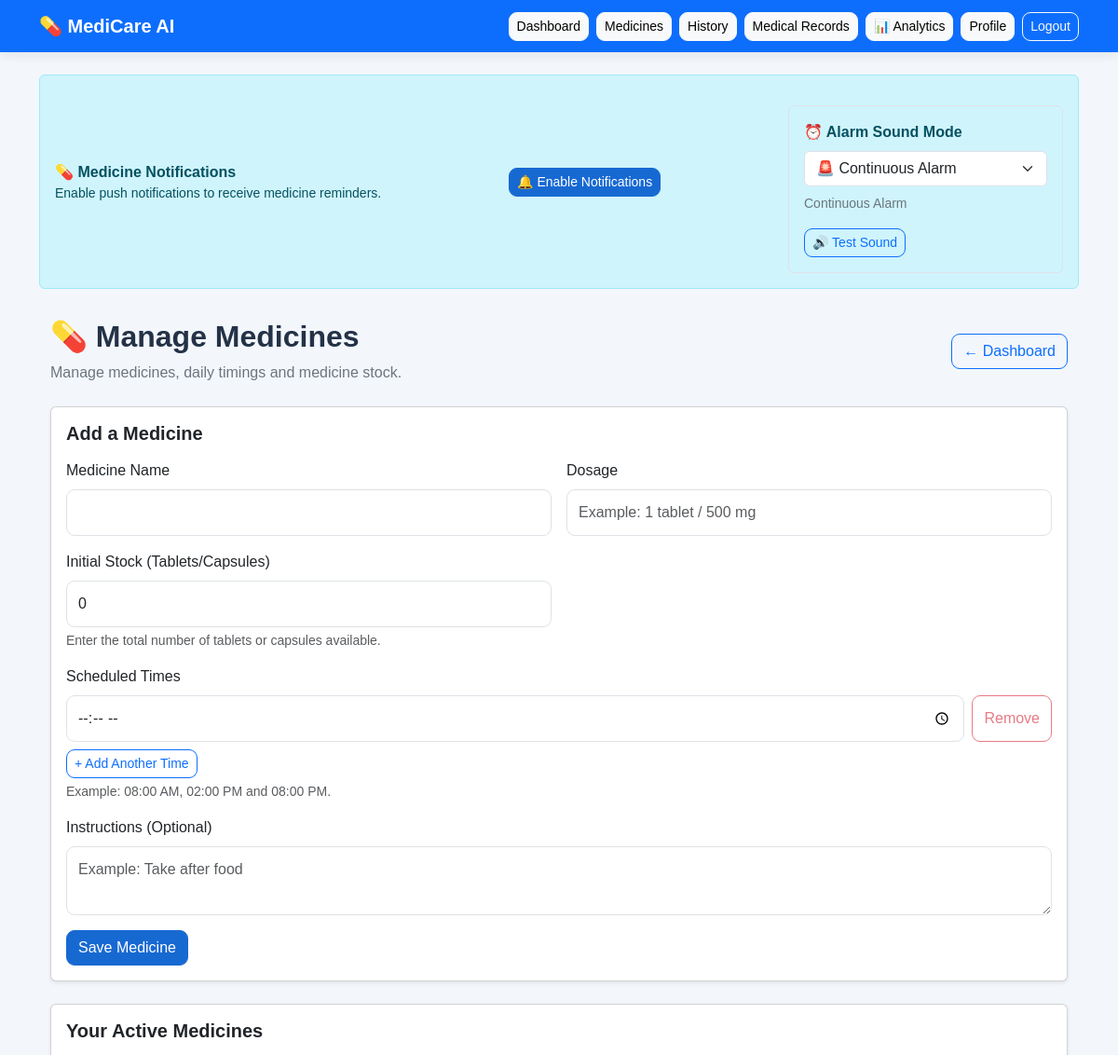
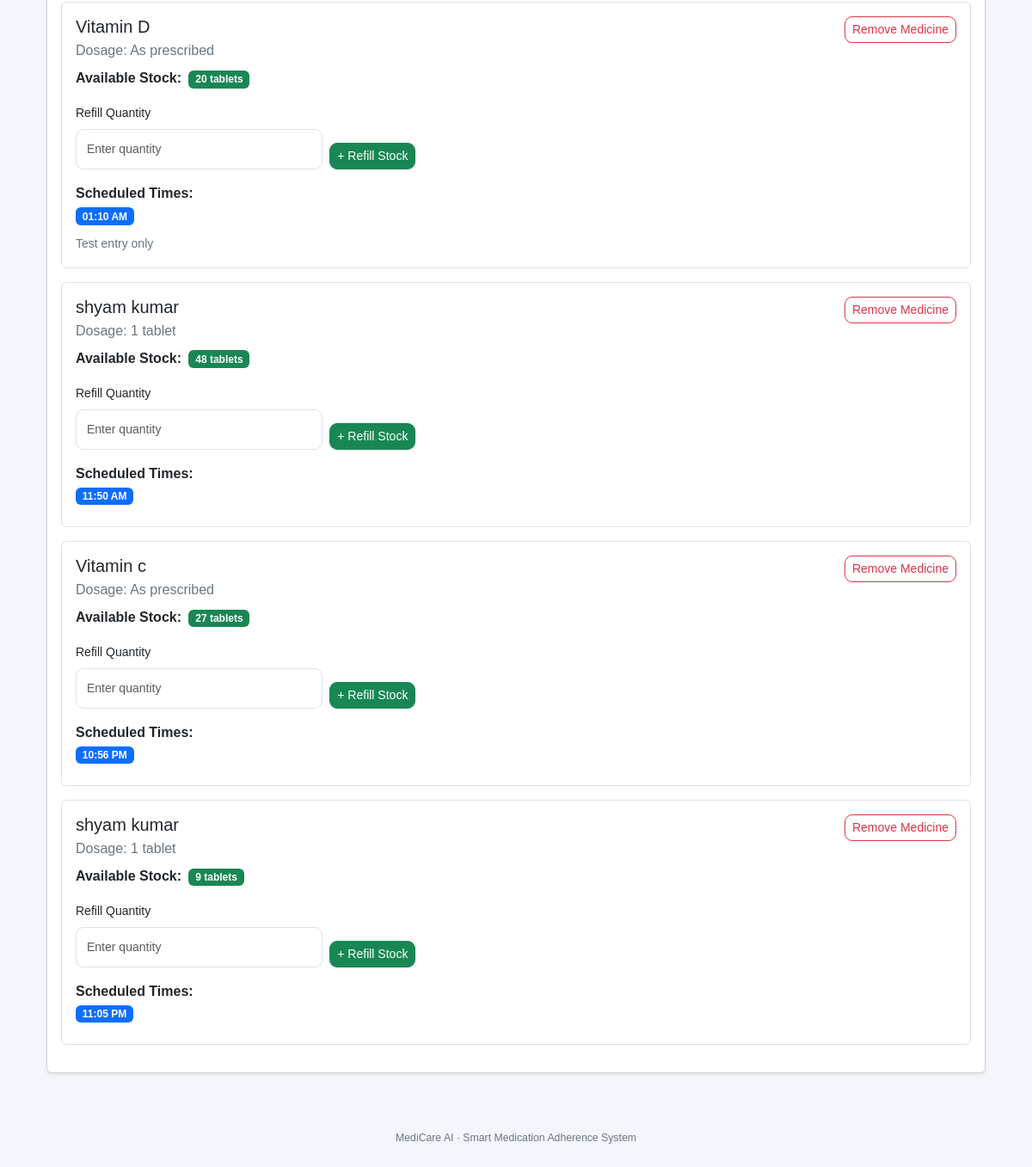
The page /medicines (signed in) on the database its author committed (2 pictures, top to bottom).
### app.py (models this page shows)
class Medicine(db.Model):
    id = db.Column(db.Integer, primary_key=True)
    name = db.Column(db.String(120), nullable=False)
    dosage = db.Column(db.String(100), nullable=False)
    scheduled_time = db.Column(db.String(5), nullable=False)
    instructions = db.Column(db.String(300))
    stock_quantity = db.Column(db.Integer, nullable=False, default=0)
    active = db.Column(db.Boolean, default=True, nullable=False)
    user_id = db.Column(
        db.Integer,
        db.ForeignKey("user.id"),
        nullable=False,
        index=True,
    )
    created_at = db.Column(db.DateTime, default=datetime.utcnow)
    dose_logs = db.relationship(
        "DoseLog",
        backref="medicine",
        lazy=True,
        cascade="all, delete-orphan",
    )
    schedules = db.relationship(
        "MedicineSchedule",
        backref="medicine",
        lazy=True,
        cascade="all, delete-orphan",
    )

class MedicineSchedule(db.Model):
    __tablename__ = "medicine_schedule"
    id = db.Column(db.Integer, primary_key=True)
    medicine_id = db.Column(
        db.Integer,
        db.ForeignKey("medicine.id"),
        nullable=False,
        index=True,
    )
    scheduled_time = db.Column(db.String(5), nullable=False)
    active = db.Column(db.Boolean, default=True, nullable=False)
    created_at = db.Column(db.DateTime, default=datetime.utcnow)
    events = db.relationship(
        "DoseEvent",
        backref="schedule",
        lazy=True,
        cascade="all, delete-orphan",
    )
    __table_args__ = (
        db.UniqueConstraint(
            "medicine_id",
            "scheduled_time",
            name="unique_medicine_schedule_time",
        ),
    )

### app.py (the view, shortened to what this page needs)
@app.route("/medicines", methods=["GET", "POST"])
@login_required
def medicines():
    mark_overdue_doses(current_user.id)
    medicine_list = Medicine.query.filter_by(
        user_id=current_user.id,
        active=True,
    ).order_by(Medicine.scheduled_time).all()
    for medicine in medicine_list:
        if not MedicineSchedule.query.filter_by(
            medicine_id=medicine.id
        ).first():
            db.session.add(
                MedicineSchedule(
                    medicine_id=medicine.id,
                    scheduled_time=medicine.scheduled_time,
                    active=True,
                )
            )
    db.session.commit()
    for medicine in medicine_list:
        medicine.schedule_list = MedicineSchedule.query.filter_by(
            medicine_id=medicine.id,
            active=True,
        ).order_by(MedicineSchedule.scheduled_time).all()
        medicine.display_time = time12(medicine.scheduled_time)
    return render_template(
        "medicines.html",
        medicines=medicine_list,
        log_by_medicine={},
    )

### app.py (called while the page is built)
@app.template_filter("time12")
def time12(value):
    if not value:
        return "Not set"
    try:
        return datetime.strptime(
            str(value), "%H:%M"
        ).strftime("%I:%M %p")
    except ValueError:
        return str(value)

@login_manager.user_loader
def load_user(user_id):
    try:
        return db.session.get(User, int(user_id))
    except (ValueError, TypeError):
        return None

### templates/medicines.html (shortened to what this page needs)
{% extends "base.html" %}
{% block content %}
<div class="container py-3">
    <div class="d-flex flex-wrap justify-content-between align-items-center mb-4">
        <div>
            <h2 class="fw-bold">💊 Manage Medicines</h2>
            <p class="text-secondary mb-0">
                Manage medicines, daily timings and medicine stock.
            </p>
        </div>
        <a href="{{ url_for('dashboard') }}" class="btn btn-outline-primary">
            ← Dashboard
        </a>
    </div>
    <div class="card shadow-sm mb-4">
        <div class="card-body">
            <h5 class="fw-bold mb-3">Add a Medicine</h5>
            <form method="POST" action="{{ url_for('medicines') }}">
                <div class="row g-3">
                    <div class="col-md-6">
                        <label for="name" class="form-label">
                            Medicine Name
                        </label>
                        <input type="text"
                               class="form-control"
                               id="name"
                               name="name"
                               maxlength="120"
                               required>
                    </div>
                    <div class="col-md-6">
                        <label for="dosage" class="form-label">
                            Dosage
                        </label>
                        <input type="text"
                               class="form-control"
                               id="dosage"
                               name="dosage"
                               placeholder="Example: 1 tablet / 500 mg"
                               maxlength="100"
                               required>
                    </div>
                    <div class="col-md-6">
                        <label for="stock_quantity" class="form-label">
                            Initial Stock (Tablets/Capsules)
                        </label>
                        <input type="number"
                               class="form-control"
                               id="stock_quantity"
                               name="stock_quantity"
                               min="0"
                               value="0"
                               required>
                        <div class="form-text">
                            Enter the total number of tablets or capsules available.
                        </div>
                    </div>
                    <div class="col-12">
                        <label class="form-label">Scheduled Times</label>
                        <div id="time-inputs">
                            <div class="d-flex gap-2 mb-2 time-row">
                                <input type="time"
                                       class="form-control"
                                       name="scheduled_times"
                                       required>
                                <button type="button"
                                        class="btn btn-outline-danger remove-time"
                                        disabled>
                                    Remove
                                </button>
                            </div>
                        </div>
                        <button type="button"
                                id="add-time"
                                class="btn btn-outline-primary btn-sm">
                            + Add Another Time
                        </button>
                        <div class="form-text">
                            Example: 08:00 AM, 02:00 PM and 08:00 PM.
                        </div>
                    </div>
                    <div class="col-12">
                        <label for="instructions" class="form-label">
                            Instructions (Optional)
                        </label>
                        <textarea class="form-control"
                                  id="instructions"
                                  name="instructions"
                                  maxlength="300"
                                  rows="2"
                                  placeholder="Example: Take after food"></textarea>
                    </div>
                    <div class="col-12">
                        <button type="submit" class="btn btn-primary">
                            Save Medicine
                        </button>
                    </div>
                </div>
            </form>
        </div>
    </div>
    <div class="card shadow-sm">
        <div class="card-body">
            <h5 class="fw-bold mb-3">Your Active Medicines</h5>
            {% if medicines %}
                {% for medicine in medicines %}
                    <div class="border rounded p-3 mb-3">
                        <div class="d-flex flex-wrap justify-content-between gap-3">
                            <div class="flex-grow-1">
                                <h5 class="mb-1">
                                    {{ medicine.name }}
                                </h5>
                                <p class="text-secondary mb-2">
                                    Dosage: {{ medicine.dosage }}
                                </p>
                                <div class="mb-3">
                                    <strong>Available Stock:</strong>
                                    {% if medicine.stock_quantity <= 5 %}
                                        <span class="badge text-bg-danger ms-1">
                                            {{ medicine.stock_quantity }} tablets left
                                        </span>
                                        <div class="text-danger small mt-1">
                                            ⚠️ Low stock! Please refill your medicine.
                                        </div>
                                    {% else %}
                                        <span class="badge text-bg-success ms-1">
                                            {{ medicine.stock_quantity }} tablets
                                        </span>
                                    {% endif %}
                                </div>
                                <form method="POST"
                                      action="{{ url_for('refill_medicine', medicine_id=medicine.id) }}"
                                      class="row g-2 align-items-end mb-3">
                                    <div class="col-sm-5 col-md-4">
                                        <label class="form-label small">
                                            Refill Quantity
                                        </label>
                                        <input type="number"
                                               name="refill_amount"
                                               class="form-control form-control-sm"
                                               min="1"
                                               placeholder="Enter quantity"
                                               required>
                                    </div>
                                    <div class="col-auto">
                                        <button type="submit"
                                                class="btn btn-success btn-sm">
                                            + Refill Stock
                                        </button>
                                    </div>
                                </form>
                                <p class="mb-2">
                                    <strong>Scheduled Times:</strong><br>
                                    {% for schedule in medicine.schedule_list %}
                                        <span class="badge text-bg-primary me-1 mt-1">
                                            {{ schedule.scheduled_time|time12 }}
                                        </span>
                                    {% endfor %}
                                </p>
                                {% if medicine.instructions %}
                                    <small class="text-secondary">
                                        {{ medicine.instructions }}
                                    </small>
                                {% endif %}
                            </div>
                            <div>
                                <form method="POST"
                                      action="{{ url_for('delete_medicine', medicine_id=medicine.id) }}"
                                      onsubmit="return confirm('Remove this medicine from your active schedule?');">
                                    <button type="submit"
                                            class="btn btn-outline-danger btn-sm">
                                        Remove Medicine
                                    </button>
                                </form>
                            </div>
                        </div>
                    </div>
                {% endfor %}
            {% endif %}
        </div>
    </div>
</div>
{% endblock %}

### templates/base.html (shortened to what this page needs)
<!DOCTYPE html>
<html lang="en">
<head>
    <link
        href="https://cdn.jsdelivr.net/npm/bootstrap@5.3.3/dist/css/bootstrap.min.css"
        rel="stylesheet"
    >
    <link
        rel="stylesheet"
        href="{{ url_for('static', filename='css/style.css') }}"
    >
</head>
<body>
<nav class="navbar navbar-expand-lg navbar-dark bg-primary">
    <div class="container">
        <a class="navbar-brand fw-bold" href="{{ url_for('home') }}">
            💊 MediCare AI
        </a>
        <div class="ms-auto d-flex flex-wrap gap-2">
            {% if current_user.is_authenticated %}
                <a class="btn btn-light btn-sm"
                   href="{{ url_for('dashboard') }}">
                    Dashboard
                </a>
                <a class="btn btn-light btn-sm"
                   href="{{ url_for('medicines') }}">
                    Medicines
                </a>
                <a class="btn btn-light btn-sm"
                   href="{{ url_for('medicine_history') }}">
                    History
                </a>
                <a class="btn btn-light btn-sm"
                   href="{{ url_for('medical_records') }}">
                    Medical Records
                </a>
                <a class="btn btn-light btn-sm"
                   href="{{ url_for('analytics') }}">
                    📊 Analytics
                </a>
                <a class="btn btn-light btn-sm"
                   href="{{ url_for('profile') }}">
                    Profile
                </a>
                <form action="{{ url_for('logout') }}" method="POST">
                    <button class="btn btn-outline-light btn-sm" type="submit">
                        Logout
                    </button>
                </form>
            {% endif %}
        </div>
    </div>
</nav>
<main class="container py-4">
    {% if current_user.is_authenticated %}
        <div class="alert alert-info d-flex flex-wrap justify-content-between align-items-center gap-2">
            <div>
                <strong>💊 Medicine Notifications</strong>
                <div class="small">
                    Enable push notifications to receive medicine reminders.
                </div>
            </div>
            <button type="button"
                    id="enable-notifications"
                    class="btn btn-primary btn-sm">
                🔔 Enable Notifications
            </button>
        </div>
    {% endif %}
    {% block content %}{% endblock %}
</main>
<footer class="text-center text-secondary py-4">
    <small>MediCare AI · Smart Medication Adherence System</small>
</footer>
</body>
</html>

### static/css/style.css (style rules this page uses)
body { background: #f3f7fc; min-height: 100vh; font-family: Arial, sans-serif; color: #243247; }
.navbar { box-shadow: 0 3px 12px rgba(0, 0, 0, 0.08); }
.form-control { padding: 12px; border-radius: 9px; }
.btn { border-radius: 9px; }
.btn-primary { background-color: #1769d2; border-color: #1769d2; }
a { text-decoration: none; }
footer { font-size: 14px; }

### rows shown on the page
Medicine: name "Vitamin D", dosage "As prescribed", stock_quantity "20", instructions "Test entry only"
MedicineSchedule: scheduled_time "01:10 AM"
Medicine: name "shyam kumar", dosage "1 tablet", stock_quantity "48"
MedicineSchedule: scheduled_time "11:50 AM"
Medicine: name "Vitamin c", dosage "As prescribed", stock_quantity "27"
MedicineSchedule: scheduled_time "10:56 PM"
Medicine: name "shyam kumar", dosage "1 tablet", stock_quantity "9"
MedicineSchedule: scheduled_time "11:05 PM"
